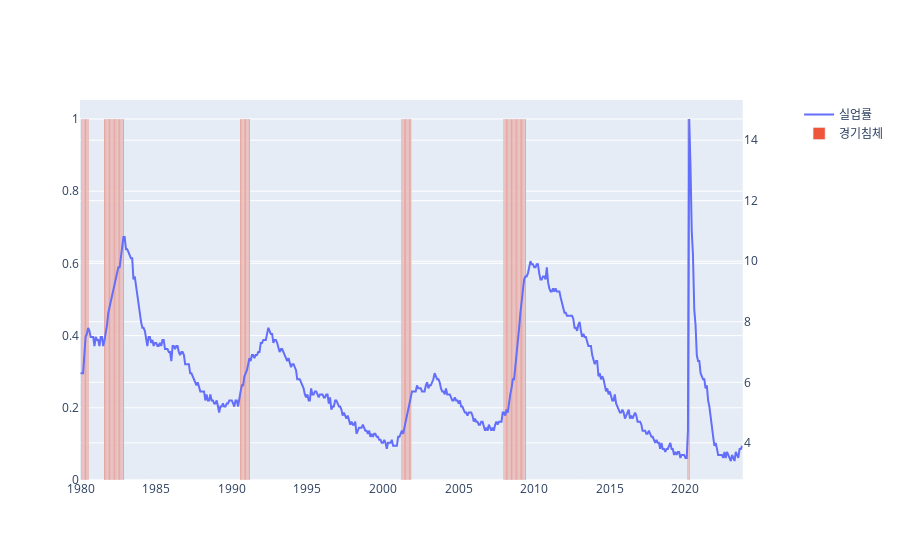

Write notebook code for a chart like this one.
### Code cell
# Create figure with secondary y-axis
fig = make_subplots(specs=[[{"secondary_y": True}]])

# Add traces
fig.add_trace(
    go.Line(x=udata.index, y=udata.values, name="실업률"),
    secondary_y=True,
)

fig.add_trace(
    go.Bar(x=usregdata.index, y=usregdata.values, name="경기침체"),
    secondary_y=False,
)

fig.show()

### Figure 1 — Plotly figure (JSON) as saved in the notebook; plotly's stock layout.template omitted (floating-point values rounded to 4 significant figures; data arrays with more than 128 entries replaced by an {"elided": "..."} marker saying what was removed)
{"data": [{"name": "실업률", "type": "scatter", "x": {"elided": "526 str values"}, "xaxis": "x", "y": {"elided": "526 float values"}, "yaxis": "y2"}, {"name": "경기침체", "type": "bar", "x": {"elided": "526 str values"}, "xaxis": "x", "y": {"elided": "526 int values"}, "yaxis": "y"}], "layout": {"autosize": true, "xaxis": {"anchor": "y", "autorange": true, "domain": [0, 0.94], "range": ["1979-12-18", "2023-10-15"], "type": "date"}, "yaxis": {"anchor": "x", "autorange": true, "domain": [0, 1], "range": [0, 1.053], "type": "linear"}, "yaxis2": {"anchor": "x", "autorange": true, "overlaying": "y", "range": [2.772, 15.33], "side": "right", "type": "linear"}}}
